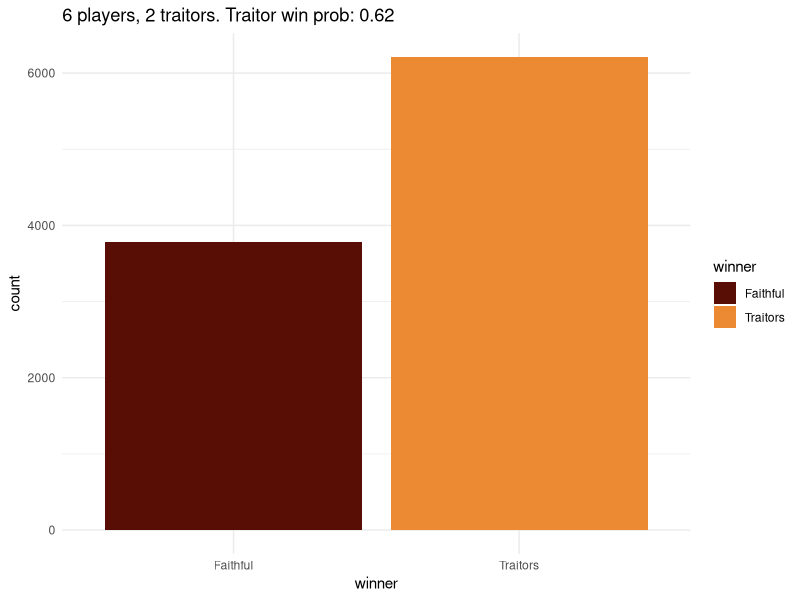
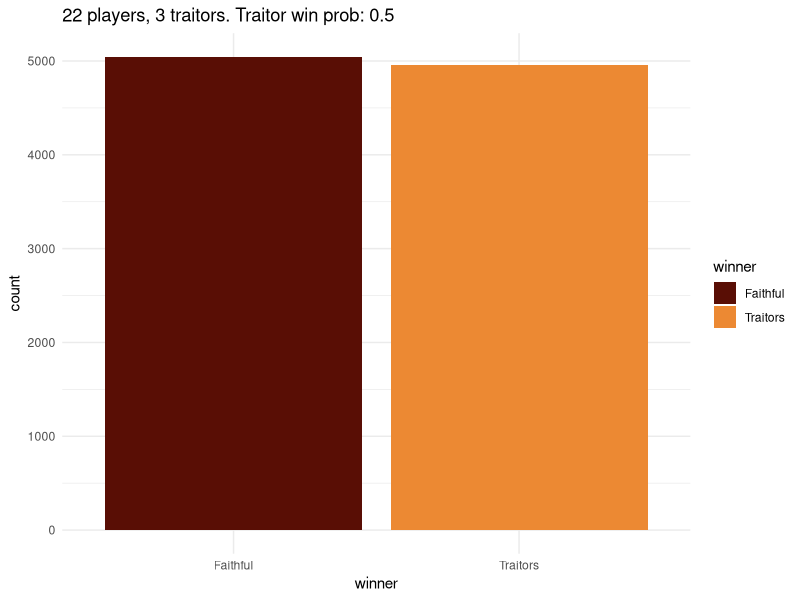
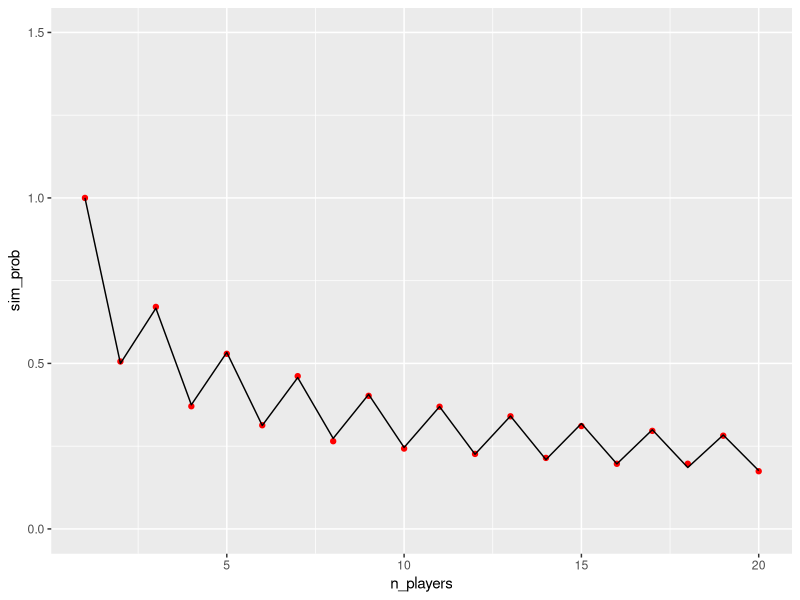
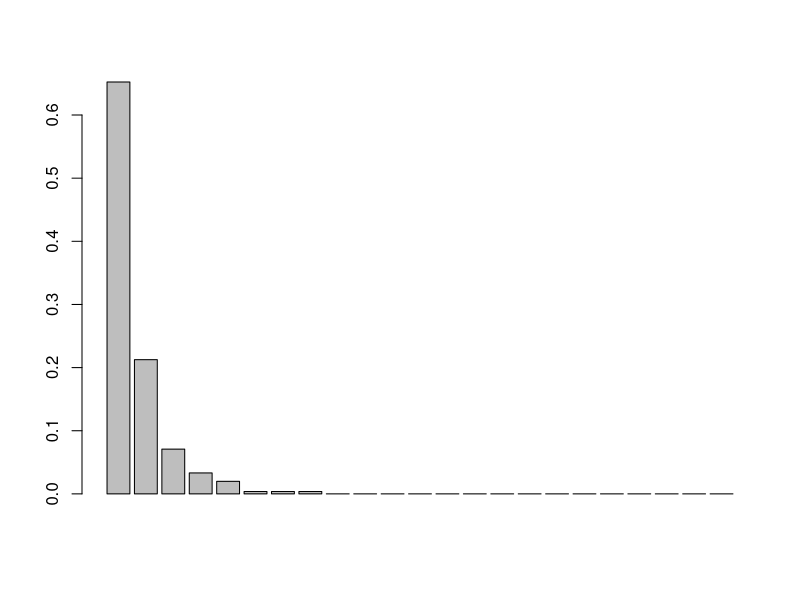
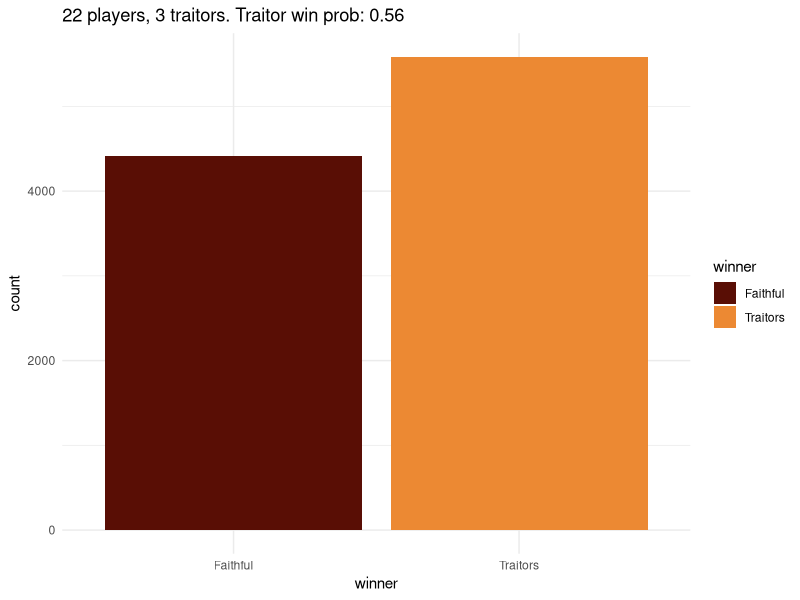
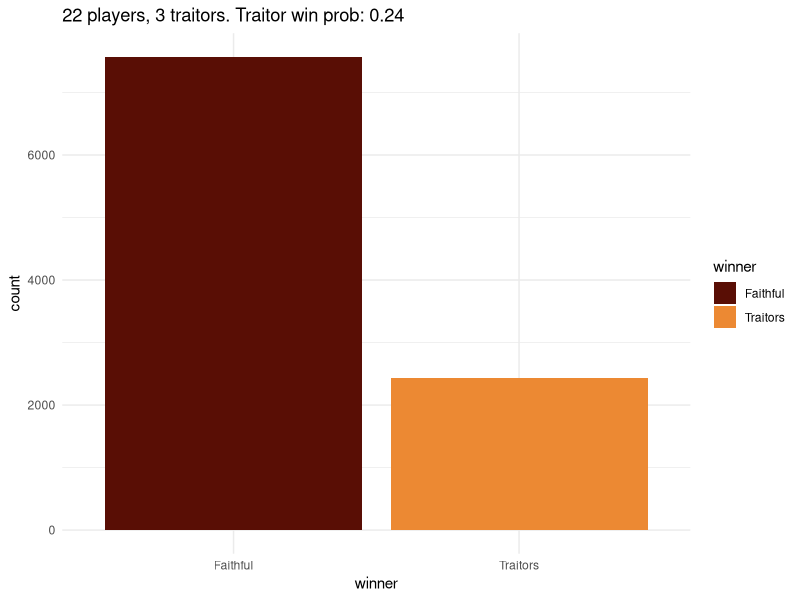
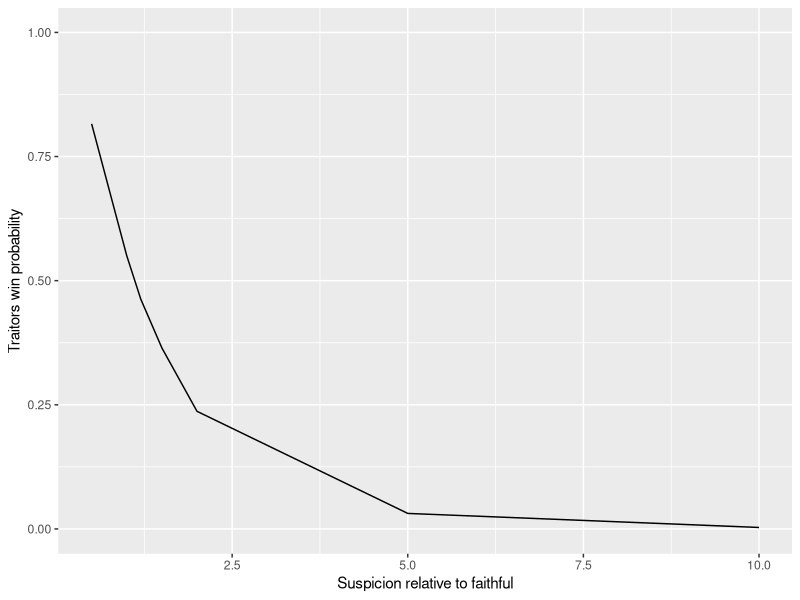
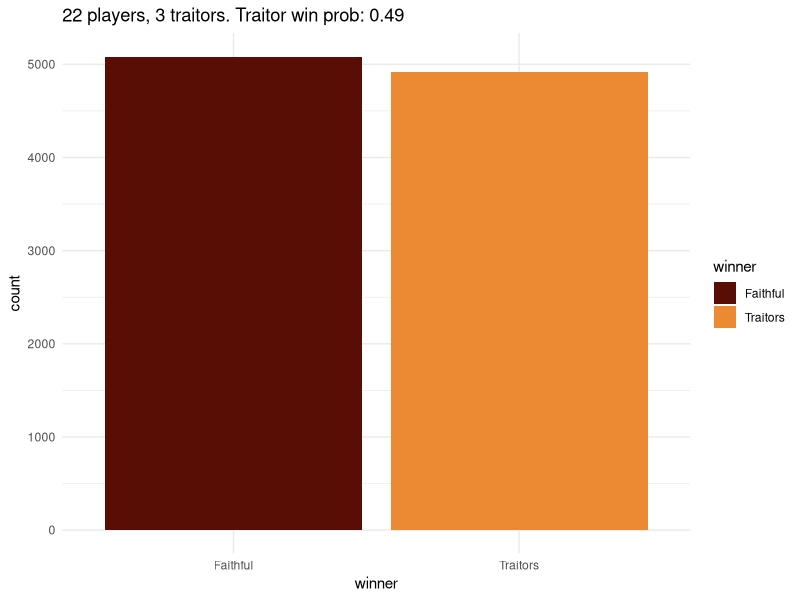

These charts were generated, in order, by the following R code:
## ---- chunk 1
#| label: deps
#| code-fold: true
#| warning: false

#  Plumbing and other distracting code is behind the folds.
library(knitr)
library(tidyverse)

orange <- rgb(236 / 255, 137 / 255, 51 / 255)
crimson <- rgb(89 / 255, 14 / 255, 5 / 255)
## ---- chunk 2
#| label: game-setup

set.seed(42)

random_faithful <- function(n_players, n_traitors) {
  # vote for a single random player
  target <- sample(1:n_players, size = 1)
  rep(target, n_players - n_traitors)
}

random_traitors <- function(n_players, n_traitors) {
  # vote a single random faithful
  target <- sample((n_traitors + 1):n_players, size = 1)
  rep(target, n_traitors)
}

game <- function(
    n_players = 6,
    n_traitors = 2,
    traitor_strategy = random_traitors,
    faithful_strategy = random_faithful) {
  while (TRUE) {
    # There's an implicit player index here:
    #  c(traitor, traitor, faithful, faithful, ..., faithful)
    # Traitors are always the leading elements in the index.

    if (n_traitors == 0 || n_players - n_traitors < n_traitors) {
      break
    }

    # DAY
    votes <- rep(0, n_players)

    if (n_players - n_traitors == 1) {
      # special case for 2 players 1 traitor
      # coded here to avoid having to handle it repeatedly
      votes[1:n_traitors] <- n_players
    } else {
      votes[1:n_traitors] <- traitor_strategy(n_players, n_traitors)
    }
    votes[(n_traitors + 1):n_players] <- faithful_strategy(n_players, n_traitors)

    exiled <- which.max(tabulate(votes))

    n_players <- n_players - 1 # EXILE!
    if (exiled <= n_traitors) {
      n_traitors <- n_traitors - 1
    }

    if (n_traitors == 0 || n_players - n_traitors < n_traitors) {
      break
    }

    # NIGHT
    n_players <- n_players - 1 # MURDER!
  }

  list(n_players_remaining = n_players, n_traitors_remaining = n_traitors)
}

game()
## ---- chunk 3
#| label: fig-simulate-games

sim_games <- function(..., .n_games = 10000) {
  1:.n_games |>
    map(\(x) game(...), .progress = TRUE) |>
    bind_rows() |>
    mutate(
      traitors_win = n_traitors_remaining > 0,
      winner = ifelse(n_traitors_remaining > 0, "Traitors", "Faithful")
    )
}

plot_game_results <- function(results, n_players, n_traitors) {
  traitor_win_prob <- mean(results$traitors_win)

  ggplot(results) +
    aes(x = winner, fill = winner) +
    geom_bar() +
    scale_fill_manual(values = c(crimson, orange)) +
    labs(title = sprintf(
      "%s players, %s traitors. Traitor win prob: %s",
      n_players,
      n_traitors,
      round(traitor_win_prob, digits = 2)
    )) +
    theme_minimal()
}

results <- sim_games(6, 2)
plot_game_results(results, 6, 2)
## ---- chunk 4
#| label: fig-simulate-show-numbers

results <- sim_games(22, 3)
plot_game_results(results, 22, 3)
## ---- chunk 5
#| label: fig-sim-comparison
#| fig-cap: Comparison of simulated (points) to calculated (line) win probabilities.
#| code-fold: true

migdal <- function(n) {
  if (n == 1) {
    1
  } else {
    if (n %% 2 == 0) {
      prod(seq(1, n - 1, 2)) / prod(seq(2, n, 2))
    } else {
      prod(seq(2, n - 1, 2)) / prod(seq(1, n, 2))
    }
  }
}

sim_probs <- 1:20 |>
  map(\(n) mean(sim_games(n, 1)$traitors_win), .progress = TRUE) |>
  as.double()

migdal_probs <- 1:20 |>
  map(migdal) |>
  as.double()

ggplot(tibble(n_players = 1:20, sim_prob = sim_probs)) +
  aes(x = n_players, y = sim_prob) +
  geom_point(colour = "red") +
  geom_line(data = tibble(n_players = 1:20, migdal_prob = migdal_probs), mapping = aes(y = migdal_prob)) +
  scale_y_continuous(limits = c(0, 1.5))
## ---- chunk 6
#| label: pad
#| code-fold: true

pad <- function(v, new_length, value) {
  v2 <- rep(value, new_length)
  v2[1:length(v)] <- v
  v2
}
## ---- chunk 7
#| label: aussie-votes

# Some fixes were required: two players abstained from a vote, and one quit.
# I converted these into pseudo-votes for an imaginary player.
votes <- list(
  c(20, 2, 1),
  c(16, 2, 1, 1, 1),
  c(4, 4, 3, 3, 2, 1, 1, 1),
  c(11, 5, 2),
  c(7, 6, 2, 1),
  c(7, 5, 1, 1),
  c(9, 3, 1),
  c(9, 1, 1),
  c(8, 2),
  c(4, 1, 1, 1, 1),
  c(5, 1, 1),
  c(4, 1),
  c(3, 1),
  c(2, 1)
) |>
  # Zero-pad every round
  lapply(\(v) pad(v, sum(v), 0))
## ---- chunk 8
#| label: tbl-unnecessary-chisq
#| tbl-cap: Completely unnecessary $\chi^2$ goodness-of-fit tests.

votes |>
  head(10) |> # the final rounds have too few votes to test
  lapply(\(v) as.data.frame(chisq.test(v, simulate.p.value = TRUE)[c("statistic", "p.value")])) |>
  bind_rows() |>
  kable(digits = 5)
## ---- chunk 9
#| label: fig-est-multinomial
#| fig-cap: Mean of normalised vote counts across each round.
n_rounds <- length(votes)
n_players <- length(votes[[1]])

mat <- matrix(0, nrow = n_rounds, ncol = n_players)

for (i in 1:n_rounds) {
  v <- votes[[i]]
  mat[i, 1:length(v)] <- v / sum(v)
}

vote_prob <- colSums(mat) / nrow(mat)

barplot(vote_prob)
## ---- chunk 10
#| label: herding-strat

random_herd <- function(n_players, n_traitors) {
  shuffled <- sample(n_players, n_players)
  sample(shuffled, size = n_players - n_traitors, replace = TRUE, prob = vote_prob[1:n_players])
}

results <- sim_games(n_players = 22, n_traitors = 3, traitor_strategy = random_traitors, faithful_strategy = random_herd)
plot_game_results(results, 22, 3)
## ---- chunk 11
intuitive_herd <- function(n_players, n_traitors, suspicion_factor = 2) {
  intuition <- rep(1, n_players)
  intuition[1:n_traitors] <- suspicion_factor
  intuition <- intuition / sum(intuition)
  shuffled <- sample(n_players, n_players, prob = intuition)
  sample(shuffled, size = n_players - n_traitors, replace = TRUE, prob = vote_prob[1:n_players])
}

results <- sim_games(n_players = 22, n_traitors = 3, traitor_strategy = random_traitors, faithful_strategy = intuitive_herd)
plot_game_results(results, 22, 3)
## ---- chunk 12
#| label: fig-suspicion
#| fig-cap: Traitor win probability as a function of suspicion.
suspicion <- c(0.5, 1.0, 1.2, 1.5, 2.0, 5.0, 10.0)
s_df <- suspicion |>
  map(
    \(s)
    sim_games(
      n_players = 22,
      n_traitors = 3,
      traitor_strategy = random_traitors,
      faithful_strategy = function(...) intuitive_herd(..., suspicion_factor = s)
    ) |>
      mutate(suspicion = s),
    .progress = TRUE
  ) |>
  bind_rows() |>
  group_by(suspicion) |>
  summarise(traitor_win_prob = mean(traitors_win))

ggplot(s_df) +
  aes(x = suspicion, y = traitor_win_prob) +
  geom_line() +
  scale_y_continuous(limits = c(0, 1)) +
  labs(
    x = "Suspicion relative to faithful",
    y = "Traitors win probability"
  )
## ---- chunk 13
concerted_vote <- function(n_players, n_traitors) {
  # all vote for the same faithful
  rep(n_traitors + 1, n_traitors)
}
## ---- chunk 14
#| label: subtle-concerted-vote

subtle_concerted_vote <- function(n_players, n_traitors, vote_prob = 0.67) {
  n_faithful <- n_players - n_traitors
  weights <- rep((1 - vote_prob) / (n_faithful - 1), n_faithful)
  weights[1] <- vote_prob
  sample((n_traitors + 1):n_players, size = n_traitors, replace = TRUE, prob = weights)
}
## ---- chunk 15
#| label: fig-subtle-concerted-vote

results <- sim_games(n_players = 22, n_traitors = 3, traitor_strategy = subtle_concerted_vote)
plot_game_results(results, 22, 3)
